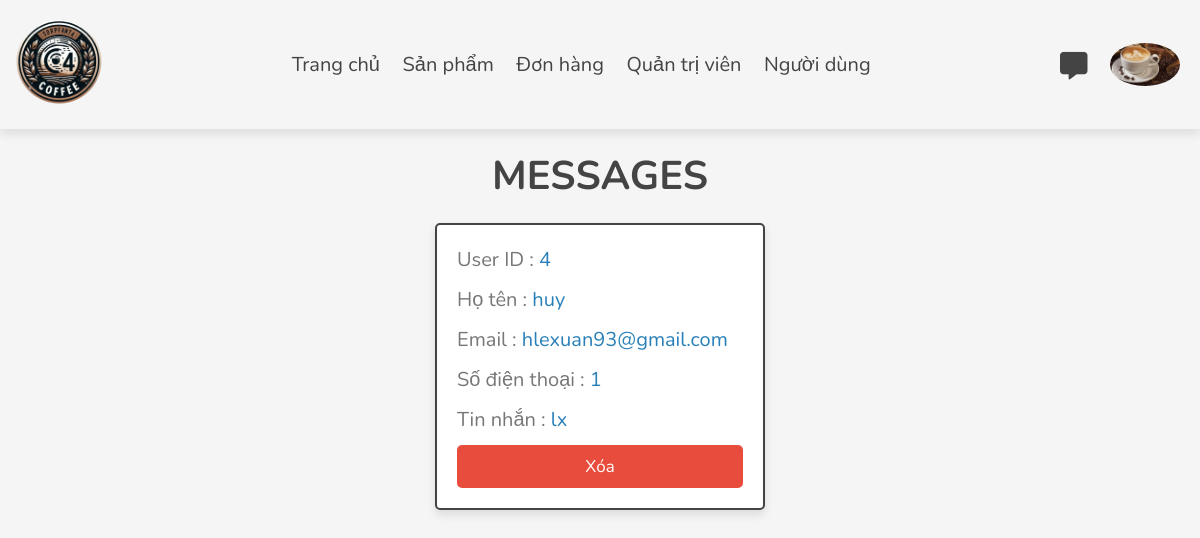
Screenshot of /admin/messages.php (signed in) with the database file from the repository.
### tables this page shows
CREATE TABLE `messages` (
  `id` int(100) NOT NULL,
  `user_id` int(100) NOT NULL,
  `name` varchar(100) NOT NULL,
  `email` varchar(100) NOT NULL,
  `number` varchar(12) NOT NULL,
  `message` varchar(500) NOT NULL
);

### admin/messages.php (the view, shortened to what this page needs)
<?php
include '../components/connect.php';
?>
<!DOCTYPE html>
<html lang="en">
<head>
   <link rel="stylesheet" href="https://cdnjs.cloudflare.com/ajax/libs/font-awesome/6.1.1/css/all.min.css">
   <link rel="stylesheet" href="../css/admin_main.css">
</head>
<body>
<?php include '../components/admin_header.php'; ?>
<section class="contacts">
<h1 class="heading">Messages</h1>
<div class="box-container">
   <?php
      $select_messages = $conn->prepare("SELECT * FROM `messages`");
      $select_messages->execute();
      if($select_messages->rowCount() > 0){
         while($fetch_message = $select_messages->fetch(PDO::FETCH_ASSOC)){
   ?>
   <div class="box">
   <p> User ID : <span><?= $fetch_message['user_id']; ?></span></p>
   <p> Họ tên : <span><?= $fetch_message['name']; ?></span></p>
   <p> Email : <span><?= $fetch_message['email']; ?></span></p>
   <p> Số điện thoại : <span><?= $fetch_message['number']; ?></span></p>
   <p> Tin nhắn : <span><?= $fetch_message['message']; ?></span></p>
   <a href="messages.php??delete=<?= $fetch_message['id']; ?>" onclick="return confirm('Xóa tin nhắn này?');" class="delete-btn">Xóa</a>
   </div>
   <?php
         }
      }else{
         echo '<p class="empty">Bạn không có tin nhắn nào!</p>';
      }
   ?>
</div>
</section>
</body>
</html>

### components/admin_header.php (shortened to what this page needs)
<?php
global $conn;
?>
<header class="header">
   <section class="flex">
      <a href="../admin/dashboard.php" class="logo"><img src="../image/bgrr.png" class="logo"></a>
      <nav class="navbar">
         <a href="../admin/dashboard.php">Trang chủ</a>
         <a href="../admin/products.php">Sản phẩm</a>
         <a href="../admin/placed_orders.php">Đơn hàng</a>
         <a href="../admin/admin_accounts.php">Quản trị viên</a>
         <a href="../admin/users_accounts.php">Người dùng</a>
      </nav>
      <div class="icons">
         <a href="../admin/messages.php"><i class="fas fa-message"></i></a>
         <?php
         $select_profile = $conn->prepare("SELECT * FROM `admins` WHERE id = ?");
         $select_profile->execute([$admin_id]);
         if ($select_profile->rowCount() > 0) {
            $fetch_profile = $select_profile->fetch(PDO::FETCH_ASSOC);
            ?>
            <img id="user-btn" class="fas fa-user" src="../uploaded_img/<?= $fetch_profile['image']; ?>" alt="">
            <?php
         } else {
            ?>
            <div id="user-btn" class="fas fa-user"></div>
            <?php
         }
         ?>
      </div>
   </section>
</header>

### css/admin_main.css (style rules this page uses)
:root { --main-color:#2980b9; --orange:#f39c12; --red:#e74c3c; --black:#444; --white:#fff; --light-color:#777; --light-bg:#f5f5f5; --border:.2rem solid var(--black); --box-shadow:0 .5rem 1rem rgba(0,0,0,.1); }
* { font-family: 'Nunito', sans-serif; margin:0; padding:0; box-sizing: border-box; outline: none; border:none; text-decoration: none; }
html { font-size: 62.5%; overflow-x: hidden; }
body { background-color: var(--light-bg); }
section { padding:2rem; max-width: 1200px; margin:0 auto; }
.heading { font-size: 4rem; color:var(--black); margin-bottom: 2rem; text-align: center; text-transform: uppercase; }
.btn, .delete-btn, .option-btn { display: block; width: 100%; margin-top: 1rem; border-radius: .5rem; padding:1rem 3rem; font-size: 1.7rem; text-transform: capitalize; color:var(--white); cursor: pointer; text-align: center; }
.delete-btn { background-color: var(--red); }
.header { position: sticky; top:0; left:0; right:0; background-color: var(--light-bg); box-shadow: var(--box-shadow); z-index: 1000; }
.header .flex { display: flex; align-items: center; justify-content: space-between; position: relative; }
.header .flex .logo { font-size: 2.5rem; color:var(--black); width: 120px; max-height: 100%; margin: -10px; }
.header .flex .navbar a { margin:0 1rem; font-size: 2rem; color:var(--black); }
.header .flex .icons>* { margin-left: 1.75rem; font-size: 2.75rem; cursor: pointer; color:var(--black); }
.header .flex .icons img { min-width: 10px; min-height: 10px; max-width: 70px; max-height: 50px; border-radius: 50%; margin-bottom: -10px; margin-left: 20px; }
.contacts .box-container { display: grid; grid-template-columns: repeat(auto-fit, 33rem); gap:1.5rem; align-items: flex-start; justify-content: center; }
.contacts .box-container .box { padding:2rem; padding-top: 1rem; border-radius: .5rem; border:var(--border); background-color: var(--white); box-shadow: var(--box-shadow); }
.contacts .box-container .box p { line-height: 1.5; font-size: 2rem; color:var(--light-color); margin:1rem 0; }
.contacts .box-container .box p span { color:var(--main-color); }

### rows the page displays
messages: user "4", name "huy", email "hlexuan93@gmail.com", number "1", message "lx"
